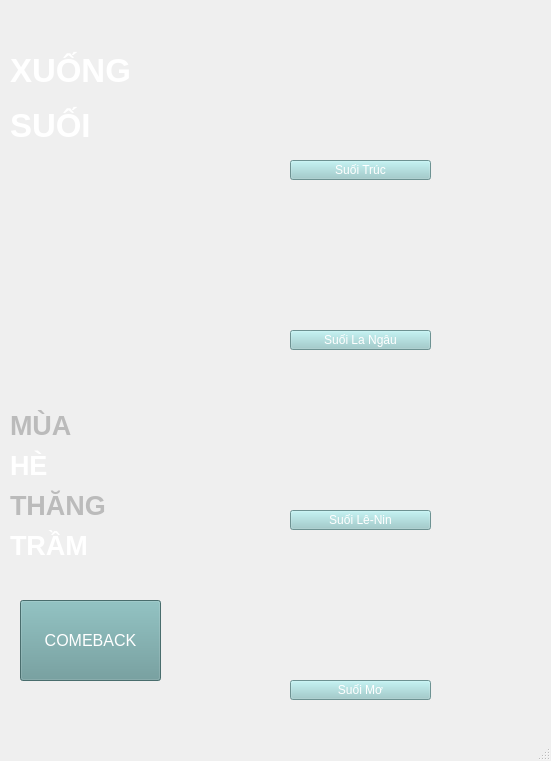
<?xml version="1.0" encoding="UTF-8"?>
<ui version="4.0">
 <class>MainWindow</class>
 <widget class="QMainWindow" name="MainWindow">
  <property name="geometry">
   <rect>
    <x>0</x>
    <y>0</y>
    <width>551</width>
    <height>761</height>
   </rect>
  </property>
  <property name="windowTitle">
   <string>MainWindow</string>
  </property>
  <widget class="QWidget" name="centralwidget">
   <widget class="QLabel" name="label">
    <property name="geometry">
     <rect>
      <x>0</x>
      <y>0</y>
      <width>551</width>
      <height>711</height>
     </rect>
    </property>
    <property name="text">
     <string/>
    </property>
    <property name="pixmap">
     <pixmap>../../../../Downloads/din4.png</pixmap>
    </property>
    <property name="scaledContents">
     <bool>true</bool>
    </property>
   </widget>
   <widget class="QPushButton" name="btnIn4">
    <property name="geometry">
     <rect>
      <x>290</x>
      <y>160</y>
      <width>141</width>
      <height>20</height>
     </rect>
    </property>
    <property name="styleSheet">
     <string notr="true">background-color:#99CCCC;
color:white;</string>
    </property>
    <property name="text">
     <string>Suối Trúc</string>
    </property>
   </widget>
   <widget class="QPushButton" name="btnIn4_2">
    <property name="geometry">
     <rect>
      <x>290</x>
      <y>330</y>
      <width>141</width>
      <height>20</height>
     </rect>
    </property>
    <property name="styleSheet">
     <string notr="true">background-color:#99CCCC;
color:white;</string>
    </property>
    <property name="text">
     <string>Suối La Ngâu</string>
    </property>
   </widget>
   <widget class="QPushButton" name="btnIn4_4">
    <property name="geometry">
     <rect>
      <x>290</x>
      <y>680</y>
      <width>141</width>
      <height>20</height>
     </rect>
    </property>
    <property name="styleSheet">
     <string notr="true">background-color:#99CCCC;
color:white;</string>
    </property>
    <property name="text">
     <string>Suối Mơ</string>
    </property>
   </widget>
   <widget class="QPushButton" name="btnIn4_3">
    <property name="geometry">
     <rect>
      <x>290</x>
      <y>510</y>
      <width>141</width>
      <height>20</height>
     </rect>
    </property>
    <property name="styleSheet">
     <string notr="true">background-color:#99CCCC;
color:white;</string>
    </property>
    <property name="text">
     <string>Suối Lê-Nin</string>
    </property>
   </widget>
   <widget class="QLabel" name="label_2">
    <property name="geometry">
     <rect>
      <x>10</x>
      <y>40</y>
      <width>191</width>
      <height>61</height>
     </rect>
    </property>
    <property name="font">
     <font>
      <pointsize>25</pointsize>
      <weight>75</weight>
      <bold>true</bold>
     </font>
    </property>
    <property name="styleSheet">
     <string notr="true">color:white;
font-weight: bold;</string>
    </property>
    <property name="text">
     <string>XUỐNG </string>
    </property>
   </widget>
   <widget class="QLabel" name="label_4">
    <property name="geometry">
     <rect>
      <x>10</x>
      <y>80</y>
      <width>151</width>
      <height>91</height>
     </rect>
    </property>
    <property name="font">
     <font>
      <pointsize>25</pointsize>
      <weight>75</weight>
      <bold>true</bold>
     </font>
    </property>
    <property name="styleSheet">
     <string notr="true">color:white;
font-weight: bold;</string>
    </property>
    <property name="text">
     <string>SUỐI</string>
    </property>
   </widget>
   <widget class="QLabel" name="label_5">
    <property name="geometry">
     <rect>
      <x>10</x>
      <y>380</y>
      <width>151</width>
      <height>91</height>
     </rect>
    </property>
    <property name="font">
     <font>
      <pointsize>20</pointsize>
      <weight>75</weight>
      <bold>true</bold>
     </font>
    </property>
    <property name="styleSheet">
     <string notr="true">color:#BBBBBB;
font-weight: bold;</string>
    </property>
    <property name="text">
     <string>MÙA</string>
    </property>
   </widget>
   <widget class="QLabel" name="label_6">
    <property name="geometry">
     <rect>
      <x>10</x>
      <y>420</y>
      <width>151</width>
      <height>91</height>
     </rect>
    </property>
    <property name="font">
     <font>
      <pointsize>20</pointsize>
      <weight>75</weight>
      <bold>true</bold>
     </font>
    </property>
    <property name="styleSheet">
     <string notr="true">color:white;
font-weight: bold;</string>
    </property>
    <property name="text">
     <string>HÈ</string>
    </property>
   </widget>
   <widget class="QLabel" name="label_7">
    <property name="geometry">
     <rect>
      <x>10</x>
      <y>460</y>
      <width>151</width>
      <height>91</height>
     </rect>
    </property>
    <property name="font">
     <font>
      <pointsize>20</pointsize>
      <weight>75</weight>
      <bold>true</bold>
     </font>
    </property>
    <property name="styleSheet">
     <string notr="true">color:#BBBBBB;
font-weight: bold;</string>
    </property>
    <property name="text">
     <string>THĂNG</string>
    </property>
   </widget>
   <widget class="QLabel" name="label_8">
    <property name="geometry">
     <rect>
      <x>10</x>
      <y>500</y>
      <width>151</width>
      <height>91</height>
     </rect>
    </property>
    <property name="font">
     <font>
      <pointsize>20</pointsize>
      <weight>75</weight>
      <bold>true</bold>
     </font>
    </property>
    <property name="styleSheet">
     <string notr="true">color:white;
font-weight: bold;</string>
    </property>
    <property name="text">
     <string>TRẦM</string>
    </property>
   </widget>
   <widget class="QPushButton" name="btnbackMenu">
    <property name="geometry">
     <rect>
      <x>20</x>
      <y>600</y>
      <width>141</width>
      <height>81</height>
     </rect>
    </property>
    <property name="font">
     <font>
      <pointsize>12</pointsize>
     </font>
    </property>
    <property name="styleSheet">
     <string notr="true">background-color:#669999;
color:white</string>
    </property>
    <property name="text">
     <string>COMEBACK</string>
    </property>
   </widget>
  </widget>
  <widget class="QMenuBar" name="menubar">
   <property name="geometry">
    <rect>
     <x>0</x>
     <y>0</y>
     <width>551</width>
     <height>26</height>
    </rect>
   </property>
  </widget>
  <widget class="QStatusBar" name="statusbar"/>
 </widget>
 <resources/>
 <connections/>
</ui>
